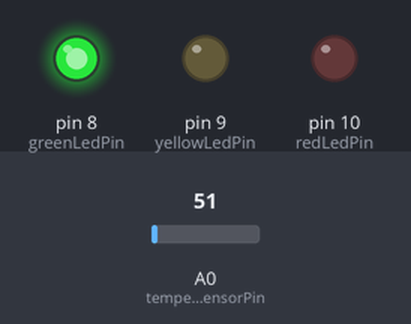
Bench run of a sketch on a simulated Arduino Uno, built with avr-gcc and run on an emulated ATmega328P. On the bench: output pins drawn as LEDs (lit = HIGH). Inputs (shaded band) come from the test bench; at power-on: A0 (temperatureSensorPin) = 51. What the sketch prints to the serial monitor is not drawn.

Above: at 0.1 s.
Timing chart, 0 to 1.6 s (numbered marks = the images above):
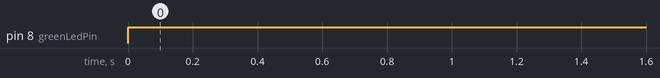

The sketch:

automotive_temperature_monitor.ino
```cpp
/*
  Project: Automotive Temperature Monitoring System

  Purpose:
  Read a simulated temperature from a potentiometer.
  Check the temperature and show the system status.
  Send the data to the computer using serial communication.
*/

// Pin used to read the simulated temperature
int temperatureSensorPin = A0;

// these pins used for the three LEDs
int greenLedPin = 8;
int yellowLedPin = 9;
int redLedPin = 10;

// Temperature limits used for this demonstration
int warningTemperature = 60;
int criticalTemperature = 80;

// Variables used to store the readings
int sensorValue = 0;
int temperature = 0;

// This method runs once when the Arduino starts
void setup()
{
  // Start serial communication at 9600 baud
  Serial.begin(9600);

  // Set the LED pins as output pins
  pinMode(greenLedPin, OUTPUT);
  pinMode(yellowLedPin, OUTPUT);
  pinMode(redLedPin, OUTPUT);

  // Print the project title and column names
  Serial.println("Automotive Temperature Monitor");
  Serial.println("SensorValue,Temperature,Status");
}

// This method runs repeatedly
void loop()
{
  // Read the potentiometer value from analog pin A0
  sensorValue = analogRead(temperatureSensorPin);

  // Convert the input value from 0-1023 to 0-100
  // This represents a simulated temperature in degrees
  temperature = map(sensorValue, 0, 1023, 0, 100);

  // Check the temperature and update the LEDs
  checkTemperature();

  // Wait one second before reading again
  delay(1000);
}

// This method checks the temperature and reports the status
void checkTemperature()
{
  // Turn off all LEDs before checking the new status
  digitalWrite(greenLedPin, LOW);
  digitalWrite(yellowLedPin, LOW);
  digitalWrite(redLedPin, LOW);

  // Check if the temperature is critical
  if (temperature >= criticalTemperature)
  {
    digitalWrite(redLedPin, HIGH);

    Serial.print(sensorValue);
    Serial.print(",");
    Serial.print(temperature);
    Serial.println(",CRITICAL");
  }

  // Check if the temperature needs a warning
  else if (temperature >= warningTemperature)
  {
    digitalWrite(yellowLedPin, HIGH);

    Serial.print(sensorValue);
    Serial.print(",");
    Serial.print(temperature);
    Serial.println(",WARNING");
  }

  // If neither condition is true, the temperature is normal
  else
  {
    digitalWrite(greenLedPin, HIGH);

    Serial.print(sensorValue);
    Serial.print(",");
    Serial.print(temperature);
    Serial.println(",NORMAL");
  }
}
```

Measured:
- by itself, pin 8 (greenLedPin): LOW → HIGH at 0.00 s
